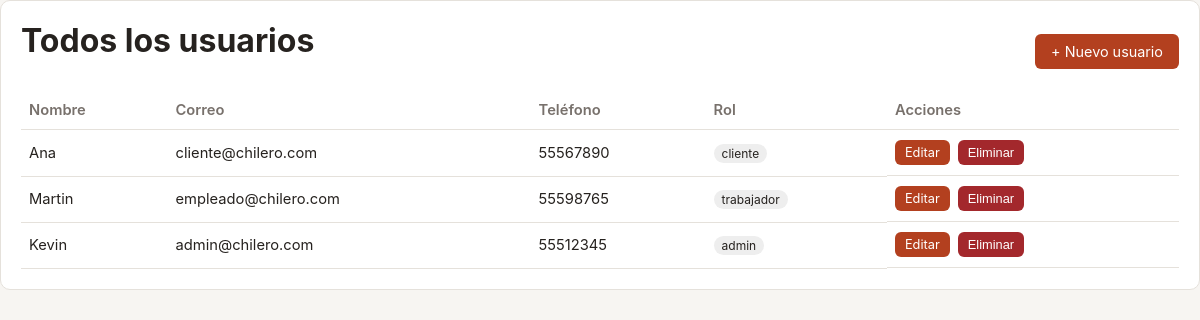
The app's page /usuarios/index.php (signed in), older data.
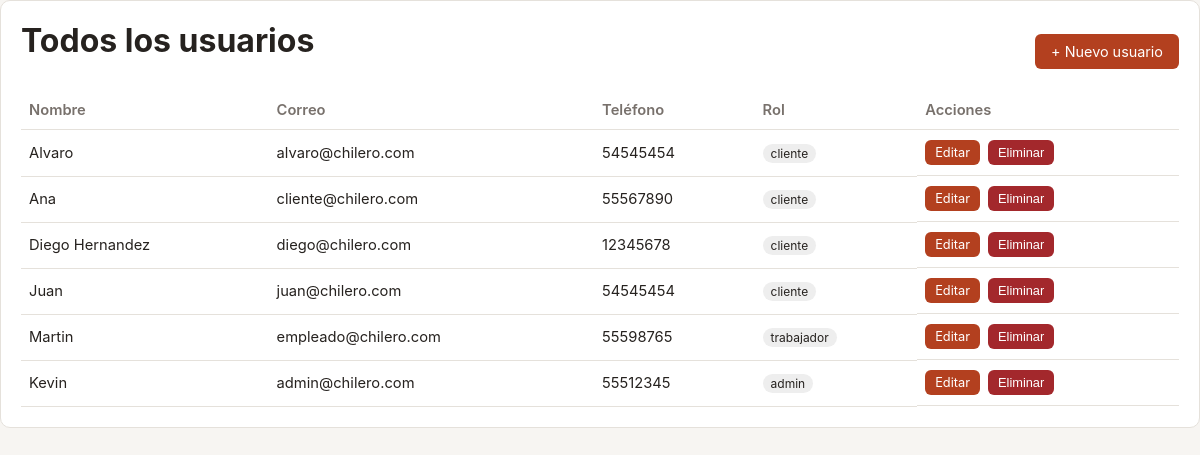
The same page, newer data.
### tables this page shows
CREATE TABLE `usuario` (
  `id` int(11) NOT NULL,
  `nombre` varchar(99) NOT NULL,
  `correo` varchar(50) NOT NULL,
  `password` varchar(255) NOT NULL,
  `telefono` varchar(15) DEFAULT NULL,
  `direccion` varchar(255) DEFAULT NULL,
  `tipo_usuario` enum('cliente','trabajador','admin') NOT NULL DEFAULT 'cliente'
);

### includes/auth.php (called while the page is built, shortened)
<?php
require_once __DIR__ . '/functions.php';
function currentRole(): ?string {
    return $_SESSION['user']['tipo_usuario'] ?? null;
}
function h(?string $value): string {
    return htmlspecialchars($value ?? '', ENT_QUOTES, 'UTF-8');
}

### includes/functions.php (called while the page is built, shortened)
<?php
function url(string $path = '/'): string {
    return BASE_URL . '/' . ltrim($path, '/');
}

### usuarios/index.php (the view, shortened to what this page needs)
<?php
require __DIR__ . '/../config/db.php';
require __DIR__ . '/../includes/auth.php';
require_once __DIR__ . '/../includes/functions.php';
$role = currentRole();
if ($role === 'admin') {
    $stmt = $pdo->query('SELECT id, nombre, correo, telefono, tipo_usuario FROM usuario ORDER BY tipo_usuario, nombre');
} else {
    $stmt = $pdo->prepare('SELECT id, nombre, correo, telefono, tipo_usuario FROM usuario WHERE tipo_usuario = "cliente" ORDER BY nombre');
    $stmt->execute();
}
$usuarios = $stmt->fetchAll();
require __DIR__ . '/../includes/header.php';
?>
<div class="card">
    <div style="display:flex;justify-content:space-between;align-items:center;flex-wrap:wrap;gap:10px;">
        <h1><?= $role === 'admin' ? 'Todos los usuarios' : 'Usuarios clientes' ?></h1>
        <?php if ($role === 'admin'): ?>
            <a class="btn" href="<?= url('/usuarios/create.php') ?>">+ Nuevo usuario</a>
        <?php endif; ?>
    </div>
    <?php if (!$usuarios): ?>
        <p class="empty-state">No hay usuarios para mostrar.</p>
    <?php else: ?>
    <table>
        <thead>
            <tr><th>Nombre</th><th>Correo</th><th>Teléfono</th><th>Rol</th><th>Acciones</th></tr>
        </thead>
        <tbody>
        <?php foreach ($usuarios as $u): ?>
            <tr>
                <td><?= h($u['nombre']) ?></td>
                <td><?= h($u['correo']) ?></td>
                <td><?= h($u['telefono']) ?></td>
                <td><span class="badge"><?= h($u['tipo_usuario']) ?></span></td>
                <td class="actions">
                    <?php if ($role === 'admin'): ?>
                        <a class="btn btn-sm" href="<?= url('/usuarios/edit.php?id=' . (int)$u['id']) ?>">Editar</a>
                        <form class="form-inline" method="post" action="<?= url('/usuarios/delete.php') ?>" onsubmit="return confirm('¿Eliminar este usuario?');">
                            <button class="btn btn-sm btn-danger" type="submit">Eliminar</button>
                        </form>
                    <?php else: ?>
                        <span class="muted">Solo lectura</span>
                    <?php endif; ?>
                </td>
            </tr>
        <?php endforeach; ?>
        </tbody>
    </table>
    <?php endif; ?>
</div>
<?php require __DIR__ . '/../includes/footer.php'; ?>

### includes/header.php (shortened to what this page needs)
<?php
$base_url = defined('BASE_URL') ? BASE_URL : '/';
?>
<!DOCTYPE html>
<html lang="es">
<head>
    <link rel="stylesheet" href="<?php echo rtrim($base_url, '/'); ?>/assets/style.css?v=<?php echo time(); ?>">
</head>
<body>
    <main class="main-content">

### includes/footer.php (shortened to what this page needs)
</main>
</body>
</html>

### assets/style.css (style rules this page uses)
:root { --primary: #b3401f; --primary-dark: #8a2f16; --bg: #f7f5f2; --card: #ffffff; --text: #26221f; --muted: #78716c; --border: #e5e1db; --ok: #1f7a3d; --err: #b3401f; }
* { box-sizing: border-box; }
html { height: 100%; }
body { margin: 0; font-family: -apple-system, Segoe UI, Roboto, Helvetica, Arial, sans-serif; background: var(--bg); color: var(--text); min-height: 100vh; display: flex; flex-direction: column; }
.main-content { flex: 1 0 auto; width: 100%; }
h1, h2 { margin-top: 0; }
.card { background: var(--card); border: 1px solid var(--border); border-radius: 10px; padding: 20px; margin-bottom: 20px; }
table { width: 100%; border-collapse: collapse; margin-top: 10px; }
th, td { padding: 10px 8px; border-bottom: 1px solid var(--border); text-align: left; font-size: 0.92rem; }
th { color: var(--muted); font-weight: 600; }
form.form-inline { display: inline; }
.btn { display: inline-block; background: var(--primary); color: #fff; border: none; padding: 9px 16px; border-radius: 6px; cursor: pointer; font-size: 0.9rem; text-decoration: none; transition: background 0.2s ease; }
.btn-danger { background: #a3282c; }
.btn-sm { padding: 5px 10px; font-size: 0.8rem; }
.actions { display: flex; gap: 8px; flex-wrap: wrap; }
.badge { font-size: 0.75rem; padding: 2px 8px; border-radius: 999px; background: #eee; }

Row changes from the older to the newer data that the page shows:
added usuario: nombre "Alvaro", correo "alvaro@chilero.com", telefono "54545454", tipo_usuario "cliente"
added usuario: nombre "Diego Hernandez", correo "diego@chilero.com", telefono "12345678", tipo_usuario "cliente"
added usuario: nombre "Juan", correo "juan@chilero.com", telefono "54545454", tipo_usuario "cliente"
